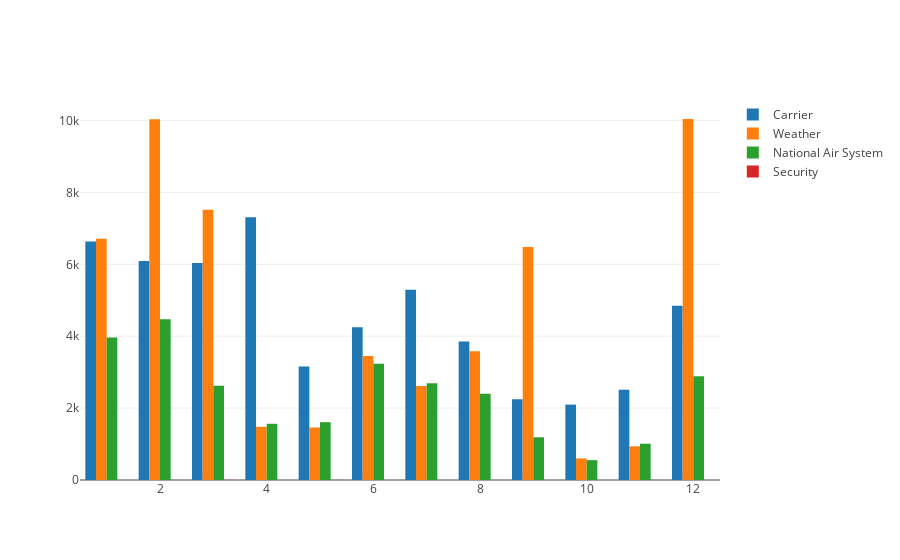

Here is the notebook cell this chart was saved with:
### Markdown cell above
**7. Examine the distribution of cancellation reasons with time. Make a bar plot of cancellation reasons aggregated by months.**

**Choose all correct statements:**
- December has the highest rate of cancellations due to weather. v 
- The highest rate of cancellations in September is due to Security reasons.
- April's top cancellation reason is carriers. v
- Flights cancellations due to National Air System are more frequent than those due to carriers.

### Code cell
# You code here
df_ag = flights_df.groupby(['Month','CancellationCode']).size().reset_index()
df_ag.columns = ['Month', 'CancellationCode','NumberOfCancellations']

trace0 = go.Bar(x=df_ag.Month[df_ag.CancellationCode == 'A'],
                y=df_ag.NumberOfCancellations[df_ag.CancellationCode == 'A'],
                name = 'Carrier')

trace1 = go.Bar(x=df_ag.Month[df_ag.CancellationCode == 'B'],
                y=df_ag.NumberOfCancellations[df_ag.CancellationCode == 'B'],
                name = 'Weather'
               )

trace2 = go.Bar(x=df_ag.Month[df_ag.CancellationCode == 'C'],
                y=df_ag.NumberOfCancellations[df_ag.CancellationCode == 'C'],
                name = 'National Air System'
               )

trace3 = go.Bar(x=df_ag.Month[df_ag.CancellationCode == 'D'],
                y=df_ag.NumberOfCancellations[df_ag.CancellationCode == 'D'],
                name = 'Security'
               )

data = [trace0, trace1, trace2, trace3]
fig = go.Figure(data=data)
iplot(fig, show_link=False)

### Figure 1 — Plotly figure (JSON) as saved in the notebook; plotly's stock layout.template omitted (floating-point values rounded to 4 significant figures)
{"data": [{"name": "Carrier", "type": "bar", "uid": "51bc9402-d29d-11e8-8279-1c3e84579ff6", "x": [1, 2, 3, 4, 5, 6, 7, 8, 9, 10, 11, 12], "y": [6635, 6090, 6038, 7312, 3157, 4251, 5292, 3852, 2246, 2097, 2510, 4850]}, {"name": "Weather", "type": "bar", "uid": "51bc9403-d29d-11e8-81f9-1c3e84579ff6", "x": [1, 2, 3, 4, 5, 6, 7, 8, 9, 10, 11, 12], "y": [6711, 10034, 7520, 1479, 1461, 3448, 2612, 3582, 6478, 600, 937, 10042]}, {"name": "National Air System", "type": "bar", "uid": "51bc9404-d29d-11e8-a3c4-1c3e84579ff6", "x": [1, 2, 3, 4, 5, 6, 7, 8, 9, 10, 11, 12], "y": [3962, 4470, 2621, 1564, 1608, 3232, 2694, 2401, 1188, 552, 1009, 2887]}, {"name": "Security", "type": "bar", "uid": "51bc9405-d29d-11e8-829f-1c3e84579ff6", "x": [2, 3, 5, 9, 11], "y": [2, 4, 3, 1, 2]}], "layout": {}}
